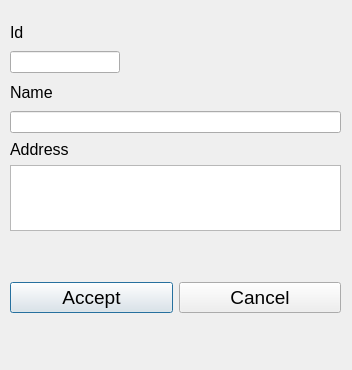
<?xml version="1.0" encoding="UTF-8"?>
<ui version="4.0">
 <class>AddStoreDialog</class>
 <widget class="QDialog" name="AddStoreDialog">
  <property name="geometry">
   <rect>
    <x>0</x>
    <y>0</y>
    <width>352</width>
    <height>370</height>
   </rect>
  </property>
  <property name="windowTitle">
   <string>Add Store</string>
  </property>
  <property name="modal">
   <bool>true</bool>
  </property>
  <widget class="QWidget" name="">
   <property name="geometry">
    <rect>
     <x>10</x>
     <y>20</y>
     <width>110</width>
     <height>53</height>
    </rect>
   </property>
   <layout class="QVBoxLayout" name="verticalLayout">
    <item>
     <widget class="QLabel" name="label">
      <property name="font">
       <font>
        <pointsize>12</pointsize>
       </font>
      </property>
      <property name="text">
       <string>Id</string>
      </property>
     </widget>
    </item>
    <item>
     <widget class="QLineEdit" name="idLineEdit"/>
    </item>
   </layout>
  </widget>
  <widget class="QWidget" name="">
   <property name="geometry">
    <rect>
     <x>10</x>
     <y>80</y>
     <width>331</width>
     <height>53</height>
    </rect>
   </property>
   <layout class="QVBoxLayout" name="verticalLayout_2">
    <item>
     <widget class="QLabel" name="label_2">
      <property name="font">
       <font>
        <pointsize>12</pointsize>
       </font>
      </property>
      <property name="text">
       <string>Name</string>
      </property>
     </widget>
    </item>
    <item>
     <widget class="QLineEdit" name="nameLineEdit"/>
    </item>
   </layout>
  </widget>
  <widget class="QWidget" name="">
   <property name="geometry">
    <rect>
     <x>10</x>
     <y>140</y>
     <width>331</width>
     <height>91</height>
    </rect>
   </property>
   <layout class="QVBoxLayout" name="verticalLayout_3">
    <item>
     <widget class="QLabel" name="label_3">
      <property name="font">
       <font>
        <pointsize>12</pointsize>
       </font>
      </property>
      <property name="text">
       <string>Address</string>
      </property>
     </widget>
    </item>
    <item>
     <widget class="QPlainTextEdit" name="addressPlainTextEdit"/>
    </item>
   </layout>
  </widget>
  <widget class="QWidget" name="">
   <property name="geometry">
    <rect>
     <x>10</x>
     <y>280</y>
     <width>331</width>
     <height>36</height>
    </rect>
   </property>
   <layout class="QHBoxLayout" name="horizontalLayout">
    <item>
     <widget class="QPushButton" name="acceptButton">
      <property name="font">
       <font>
        <pointsize>14</pointsize>
       </font>
      </property>
      <property name="text">
       <string>Accept</string>
      </property>
     </widget>
    </item>
    <item>
     <widget class="QPushButton" name="cancelButton">
      <property name="font">
       <font>
        <pointsize>14</pointsize>
       </font>
      </property>
      <property name="text">
       <string>Cancel</string>
      </property>
     </widget>
    </item>
   </layout>
  </widget>
 </widget>
 <resources/>
 <connections/>
</ui>
